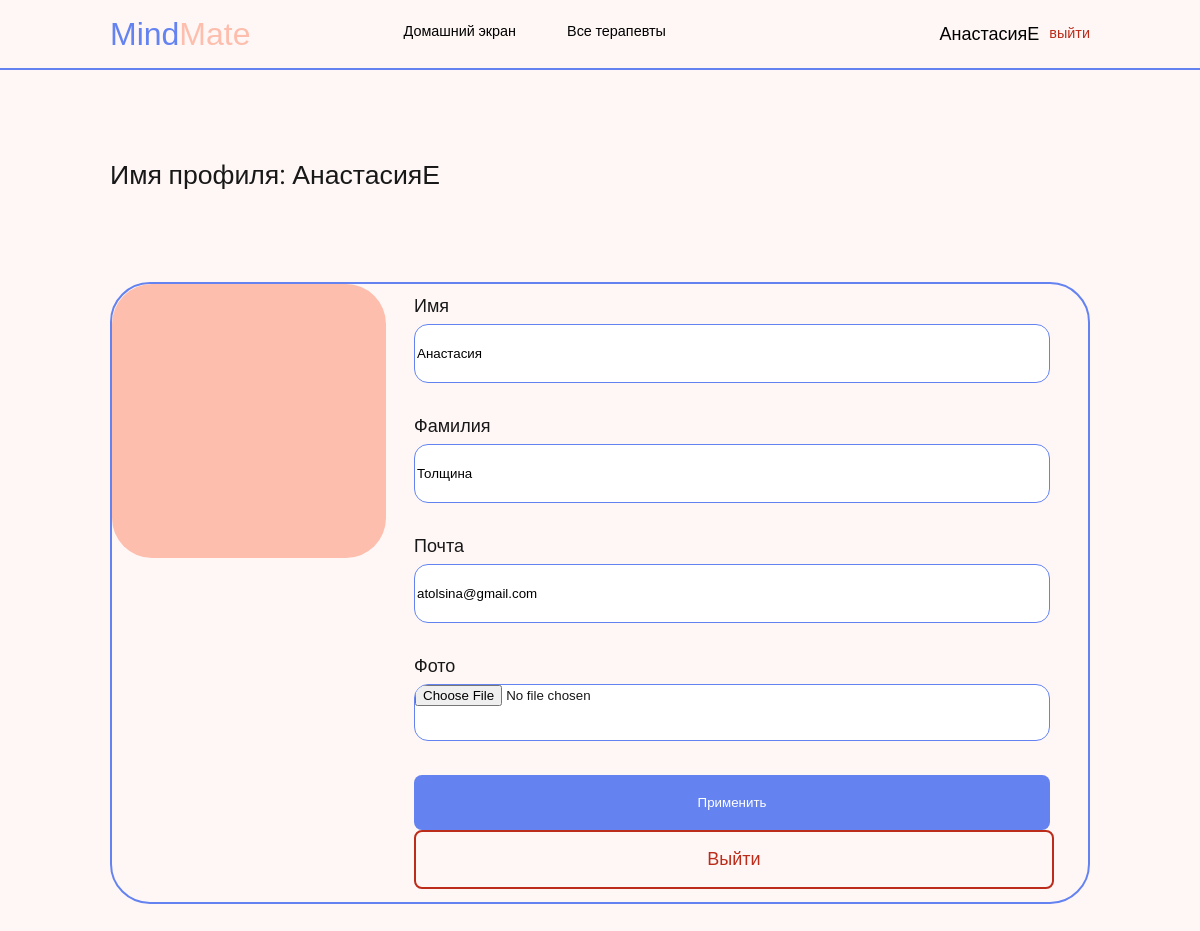
/users/profile/ (signed in), run on the app's committed database.
### users/models.py (models this page shows, shortened)
class User(AbstractUser):
    photo = models.ImageField(upload_to='users_images', null=True, blank=True)
    user_type = models.CharField(max_length=10, null=True)
    description = models.TextField(null=True, blank=True)

### users/views.py (the view)
# urls.py: path('profile/', profile, name='profile'),
@login_required(login_url='users/login/')
def profile(request):
    therapist = None
    selected_feelings = None
    selected_methods = None
    selected_events = None
    if request.user.user_type == 'TH':
        therapist = Therapist.objects.get(user=request.user)
        selected_feelings = therapist.feelings.values_list('name', flat=True)
        selected_methods = therapist.methods.values_list('name', flat=True)
        selected_events = therapist.events.values_list('name', flat=True)
    if request.method == 'POST':
        form = UserProfileForm(instance=request.user, data=request.POST, files=request.FILES)
        if form.is_valid():
            form.save()
            return HttpResponseRedirect(reverse('users:profile'))
    else:
        form = UserProfileForm(instance=request.user)
    context = {
        'form': form, 'methods': Methods.objects.all(),
        'selected_feelings': selected_feelings,
        'selected_methods': selected_methods,
        'selected_events': selected_events ,
        'feelings': Feelings.objects.all(),
        'events': Events.objects.all(),
        'therapist': therapist,
    }
    return render(request, 'users/profile.html', context)

### users/templates/users/profile.html (shortened to what this page needs)
{% extends 'records/base.html' %}
{% load static %}
{% block css %}
    <link href="{% static 'vendor/css/profile.css' %}" rel="stylesheet">
{% endblock %}
{% block content %}
    <div class="container">
        <div class="profile__inner inner">
            <h1 class="profile__heading heading">Имя профиля: {{ user.username }}</h1>
            <div class="profile__box">
                <img src="{% if user.photo %}{{ user.photo.url }} {% endif %}" alt="" class="profile__img"/>
                <form class="profile__form" action="{% url 'users:profile' %}" method="post"
                      enctype="multipart/form-data">
                    <label for="{{ form.first_name.id_for_label }}">
                        Имя
                        {{ form.first_name }}
                    </label>
                    <label for="{{ form.last_name.id_for_label }}">
                        Фамилия
                        {{ form.last_name }}
                    </label>
                    <label for="{{ form.email.id_for_label }}">
                        Почта
                        {{ form.email }}
                    </label>
                    <label for="{{ form.photo.id_for_label }}">
                        Фото
                        {{ form.photo }}
                    </label>
                    <button class="submit" type="submit">Применить</button>
                    <a style=" display: flex; align-items: center; justify-content: center"
                       href="{% url 'users:logout' %}" class="logout_button" type="button">Выйти</a>
                </form>
            </div>
        </div>
    </div>
{% endblock %}

### records/templates/records/base.html (shortened to what this page needs)
{% load static %}
<!DOCTYPE html>
<html lang="en">
<head>
    <link rel="stylesheet" href="{% static '/vendor/css/reset.css' %}"/>
    {% block css %}
    {% endblock %}
</head>
<body>
<div class="wrapper">
    <header class="header">
        <div class="container">
            <div class="header__inner">
                <a href="{% url 'index' %}" class="header__logo"><span class="header__logo-span">Mind</span>Mate</a>
                <nav class="nav">
                    <ul class="nav__ul">
                        <li class="nav__ul-item">
                            <a href="{% url 'index' %}" class="nav__ul-link"
                            >Домашний экран</a
                            >
                        </li>
                        {% if user.user_type == 'CL' %}
                        <li class="nav__ul-item">
                            <a href="{% url 'therapists' %}" class="nav__ul-link"
                            >Все терапевты</a
                            >
                        </li>
                        {% endif %}
                    </ul>
                    <div class="user_menu">
                        <a href="{% url 'users:profile' %}" class="nav__account">{{ user.username }}</a>
                        <a class="nav__logout" href="{% url 'users:logout' %}">выйти</a>
                    </div>
                </nav>
            </div>
        </div>
    </header>
    <main class="main">
        {% block content %}
        {% endblock %}
    </main>
</div>
</body>
</html>

### data on the page
User: username "АнастасияЕ", first_name "Анастасия", last_name "Толщина", email "atolsina@gmail.com"
